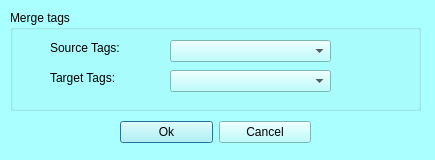
<?xml version="1.0" encoding="UTF-8"?>
<ui version="4.0">
 <class>mqMergeTagsDialog</class>
 <widget class="QDialog" name="mqMergeTagsDialog">
  <property name="geometry">
   <rect>
    <x>0</x>
    <y>0</y>
    <width>435</width>
    <height>160</height>
   </rect>
  </property>
  <property name="palette">
   <palette>
    <active>
     <colorrole role="WindowText">
      <brush brushstyle="SolidPattern">
       <color alpha="255">
        <red>0</red>
        <green>0</green>
        <blue>0</blue>
       </color>
      </brush>
     </colorrole>
     <colorrole role="Button">
      <brush brushstyle="SolidPattern">
       <color alpha="255">
        <red>170</red>
        <green>255</green>
        <blue>255</blue>
       </color>
      </brush>
     </colorrole>
     <colorrole role="Light">
      <brush brushstyle="SolidPattern">
       <color alpha="255">
        <red>255</red>
        <green>255</green>
        <blue>255</blue>
       </color>
      </brush>
     </colorrole>
     <colorrole role="Midlight">
      <brush brushstyle="SolidPattern">
       <color alpha="255">
        <red>212</red>
        <green>255</green>
        <blue>255</blue>
       </color>
      </brush>
     </colorrole>
     <colorrole role="Dark">
      <brush brushstyle="SolidPattern">
       <color alpha="255">
        <red>85</red>
        <green>127</green>
        <blue>127</blue>
       </color>
      </brush>
     </colorrole>
     <colorrole role="Mid">
      <brush brushstyle="SolidPattern">
       <color alpha="255">
        <red>113</red>
        <green>170</green>
        <blue>170</blue>
       </color>
      </brush>
     </colorrole>
     <colorrole role="Text">
      <brush brushstyle="SolidPattern">
       <color alpha="255">
        <red>0</red>
        <green>0</green>
        <blue>0</blue>
       </color>
      </brush>
     </colorrole>
     <colorrole role="BrightText">
      <brush brushstyle="SolidPattern">
       <color alpha="255">
        <red>255</red>
        <green>255</green>
        <blue>255</blue>
       </color>
      </brush>
     </colorrole>
     <colorrole role="ButtonText">
      <brush brushstyle="SolidPattern">
       <color alpha="255">
        <red>0</red>
        <green>0</green>
        <blue>0</blue>
       </color>
      </brush>
     </colorrole>
     <colorrole role="Base">
      <brush brushstyle="SolidPattern">
       <color alpha="255">
        <red>255</red>
        <green>255</green>
        <blue>255</blue>
       </color>
      </brush>
     </colorrole>
     <colorrole role="Window">
      <brush brushstyle="SolidPattern">
       <color alpha="255">
        <red>170</red>
        <green>255</green>
        <blue>255</blue>
       </color>
      </brush>
     </colorrole>
     <colorrole role="Shadow">
      <brush brushstyle="SolidPattern">
       <color alpha="255">
        <red>0</red>
        <green>0</green>
        <blue>0</blue>
       </color>
      </brush>
     </colorrole>
     <colorrole role="AlternateBase">
      <brush brushstyle="SolidPattern">
       <color alpha="255">
        <red>212</red>
        <green>255</green>
        <blue>255</blue>
       </color>
      </brush>
     </colorrole>
     <colorrole role="ToolTipBase">
      <brush brushstyle="SolidPattern">
       <color alpha="255">
        <red>255</red>
        <green>255</green>
        <blue>220</blue>
       </color>
      </brush>
     </colorrole>
     <colorrole role="ToolTipText">
      <brush brushstyle="SolidPattern">
       <color alpha="255">
        <red>0</red>
        <green>0</green>
        <blue>0</blue>
       </color>
      </brush>
     </colorrole>
    </active>
    <inactive>
     <colorrole role="WindowText">
      <brush brushstyle="SolidPattern">
       <color alpha="255">
        <red>0</red>
        <green>0</green>
        <blue>0</blue>
       </color>
      </brush>
     </colorrole>
     <colorrole role="Button">
      <brush brushstyle="SolidPattern">
       <color alpha="255">
        <red>170</red>
        <green>255</green>
        <blue>255</blue>
       </color>
      </brush>
     </colorrole>
     <colorrole role="Light">
      <brush brushstyle="SolidPattern">
       <color alpha="255">
        <red>255</red>
        <green>255</green>
        <blue>255</blue>
       </color>
      </brush>
     </colorrole>
     <colorrole role="Midlight">
      <brush brushstyle="SolidPattern">
       <color alpha="255">
        <red>212</red>
        <green>255</green>
        <blue>255</blue>
       </color>
      </brush>
     </colorrole>
     <colorrole role="Dark">
      <brush brushstyle="SolidPattern">
       <color alpha="255">
        <red>85</red>
        <green>127</green>
        <blue>127</blue>
       </color>
      </brush>
     </colorrole>
     <colorrole role="Mid">
      <brush brushstyle="SolidPattern">
       <color alpha="255">
        <red>113</red>
        <green>170</green>
        <blue>170</blue>
       </color>
      </brush>
     </colorrole>
     <colorrole role="Text">
      <brush brushstyle="SolidPattern">
       <color alpha="255">
        <red>0</red>
        <green>0</green>
        <blue>0</blue>
       </color>
      </brush>
     </colorrole>
     <colorrole role="BrightText">
      <brush brushstyle="SolidPattern">
       <color alpha="255">
        <red>255</red>
        <green>255</green>
        <blue>255</blue>
       </color>
      </brush>
     </colorrole>
     <colorrole role="ButtonText">
      <brush brushstyle="SolidPattern">
       <color alpha="255">
        <red>0</red>
        <green>0</green>
        <blue>0</blue>
       </color>
      </brush>
     </colorrole>
     <colorrole role="Base">
      <brush brushstyle="SolidPattern">
       <color alpha="255">
        <red>255</red>
        <green>255</green>
        <blue>255</blue>
       </color>
      </brush>
     </colorrole>
     <colorrole role="Window">
      <brush brushstyle="SolidPattern">
       <color alpha="255">
        <red>170</red>
        <green>255</green>
        <blue>255</blue>
       </color>
      </brush>
     </colorrole>
     <colorrole role="Shadow">
      <brush brushstyle="SolidPattern">
       <color alpha="255">
        <red>0</red>
        <green>0</green>
        <blue>0</blue>
       </color>
      </brush>
     </colorrole>
     <colorrole role="AlternateBase">
      <brush brushstyle="SolidPattern">
       <color alpha="255">
        <red>212</red>
        <green>255</green>
        <blue>255</blue>
       </color>
      </brush>
     </colorrole>
     <colorrole role="ToolTipBase">
      <brush brushstyle="SolidPattern">
       <color alpha="255">
        <red>255</red>
        <green>255</green>
        <blue>220</blue>
       </color>
      </brush>
     </colorrole>
     <colorrole role="ToolTipText">
      <brush brushstyle="SolidPattern">
       <color alpha="255">
        <red>0</red>
        <green>0</green>
        <blue>0</blue>
       </color>
      </brush>
     </colorrole>
    </inactive>
    <disabled>
     <colorrole role="WindowText">
      <brush brushstyle="SolidPattern">
       <color alpha="255">
        <red>85</red>
        <green>127</green>
        <blue>127</blue>
       </color>
      </brush>
     </colorrole>
     <colorrole role="Button">
      <brush brushstyle="SolidPattern">
       <color alpha="255">
        <red>170</red>
        <green>255</green>
        <blue>255</blue>
       </color>
      </brush>
     </colorrole>
     <colorrole role="Light">
      <brush brushstyle="SolidPattern">
       <color alpha="255">
        <red>255</red>
        <green>255</green>
        <blue>255</blue>
       </color>
      </brush>
     </colorrole>
     <colorrole role="Midlight">
      <brush brushstyle="SolidPattern">
       <color alpha="255">
        <red>212</red>
        <green>255</green>
        <blue>255</blue>
       </color>
      </brush>
     </colorrole>
     <colorrole role="Dark">
      <brush brushstyle="SolidPattern">
       <color alpha="255">
        <red>85</red>
        <green>127</green>
        <blue>127</blue>
       </color>
      </brush>
     </colorrole>
     <colorrole role="Mid">
      <brush brushstyle="SolidPattern">
       <color alpha="255">
        <red>113</red>
        <green>170</green>
        <blue>170</blue>
       </color>
      </brush>
     </colorrole>
     <colorrole role="Text">
      <brush brushstyle="SolidPattern">
       <color alpha="255">
        <red>85</red>
        <green>127</green>
        <blue>127</blue>
       </color>
      </brush>
     </colorrole>
     <colorrole role="BrightText">
      <brush brushstyle="SolidPattern">
       <color alpha="255">
        <red>255</red>
        <green>255</green>
        <blue>255</blue>
       </color>
      </brush>
     </colorrole>
     <colorrole role="ButtonText">
      <brush brushstyle="SolidPattern">
       <color alpha="255">
        <red>85</red>
        <green>127</green>
        <blue>127</blue>
       </color>
      </brush>
     </colorrole>
     <colorrole role="Base">
      <brush brushstyle="SolidPattern">
       <color alpha="255">
        <red>170</red>
        <green>255</green>
        <blue>255</blue>
       </color>
      </brush>
     </colorrole>
     <colorrole role="Window">
      <brush brushstyle="SolidPattern">
       <color alpha="255">
        <red>170</red>
        <green>255</green>
        <blue>255</blue>
       </color>
      </brush>
     </colorrole>
     <colorrole role="Shadow">
      <brush brushstyle="SolidPattern">
       <color alpha="255">
        <red>0</red>
        <green>0</green>
        <blue>0</blue>
       </color>
      </brush>
     </colorrole>
     <colorrole role="AlternateBase">
      <brush brushstyle="SolidPattern">
       <color alpha="255">
        <red>170</red>
        <green>255</green>
        <blue>255</blue>
       </color>
      </brush>
     </colorrole>
     <colorrole role="ToolTipBase">
      <brush brushstyle="SolidPattern">
       <color alpha="255">
        <red>255</red>
        <green>255</green>
        <blue>220</blue>
       </color>
      </brush>
     </colorrole>
     <colorrole role="ToolTipText">
      <brush brushstyle="SolidPattern">
       <color alpha="255">
        <red>0</red>
        <green>0</green>
        <blue>0</blue>
       </color>
      </brush>
     </colorrole>
    </disabled>
   </palette>
  </property>
  <property name="windowTitle">
   <string>Merge 2 tags</string>
  </property>
  <widget class="QWidget" name="layoutWidget">
   <property name="geometry">
    <rect>
     <x>120</x>
     <y>120</y>
     <width>191</width>
     <height>25</height>
    </rect>
   </property>
   <layout class="QHBoxLayout" name="horizontalLayout_2">
    <item>
     <widget class="QPushButton" name="ok">
      <property name="text">
       <string>Ok</string>
      </property>
     </widget>
    </item>
    <item>
     <widget class="QPushButton" name="cancel">
      <property name="text">
       <string>Cancel</string>
      </property>
     </widget>
    </item>
   </layout>
  </widget>
  <widget class="QGroupBox" name="groupBox">
   <property name="geometry">
    <rect>
     <x>10</x>
     <y>10</y>
     <width>411</width>
     <height>101</height>
    </rect>
   </property>
   <property name="title">
    <string>Merge tags</string>
   </property>
   <widget class="QComboBox" name="sourceTags">
    <property name="geometry">
     <rect>
      <x>160</x>
      <y>30</y>
      <width>161</width>
      <height>22</height>
     </rect>
    </property>
   </widget>
   <widget class="QLabel" name="label_9">
    <property name="geometry">
     <rect>
      <x>40</x>
      <y>30</y>
      <width>101</width>
      <height>16</height>
     </rect>
    </property>
    <property name="text">
     <string>&lt;html&gt;&lt;head/&gt;&lt;body&gt;&lt;p&gt;Source Tags:&lt;/p&gt;&lt;/body&gt;&lt;/html&gt;</string>
    </property>
   </widget>
   <widget class="QComboBox" name="targetTags">
    <property name="geometry">
     <rect>
      <x>160</x>
      <y>60</y>
      <width>161</width>
      <height>22</height>
     </rect>
    </property>
   </widget>
   <widget class="QLabel" name="label_10">
    <property name="geometry">
     <rect>
      <x>40</x>
      <y>60</y>
      <width>101</width>
      <height>16</height>
     </rect>
    </property>
    <property name="text">
     <string>&lt;html&gt;&lt;head/&gt;&lt;body&gt;&lt;p&gt;Target Tags:&lt;/p&gt;&lt;/body&gt;&lt;/html&gt;</string>
    </property>
   </widget>
  </widget>
 </widget>
 <resources>
  <include location="../Icons/icons.qrc"/>
  <include location="../Icons/icons.qrc"/>
 </resources>
 <connections/>
</ui>
